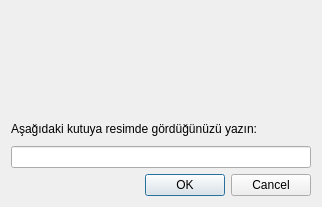
<ui version="4.0" >
 <class>CaptchaDialog</class>
 <widget class="QDialog" name="CaptchaDialog" >
  <property name="geometry" >
   <rect>
    <x>0</x>
    <y>0</y>
    <width>318</width>
    <height>207</height>
   </rect>
  </property>
  <property name="windowTitle" >
   <string>Kotacı</string>
  </property>
  <property name="windowIcon" >
   <iconset resource="../data/kotaci.qrc" >:/icons/ok.png</iconset>
  </property>
  <layout class="QGridLayout" >
   <item row="0" column="0" >
    <widget class="QLabel" name="captcha" >
     <property name="minimumSize" >
      <size>
       <width>300</width>
       <height>100</height>
      </size>
     </property>
     <property name="text" >
      <string/>
     </property>
     <property name="alignment" >
      <set>Qt::AlignCenter</set>
     </property>
     <property name="wordWrap" >
      <bool>true</bool>
     </property>
    </widget>
   </item>
   <item row="1" column="0" >
    <widget class="QLabel" name="label" >
     <property name="text" >
      <string>Aşağıdaki kutuya resimde gördüğünüzü yazın:</string>
     </property>
    </widget>
   </item>
   <item row="2" column="0" >
    <widget class="QLineEdit" name="lineEdit" />
   </item>
   <item row="3" column="0" >
    <widget class="QDialogButtonBox" name="buttonBox" >
     <property name="orientation" >
      <enum>Qt::Horizontal</enum>
     </property>
     <property name="standardButtons" >
      <set>QDialogButtonBox::Cancel|QDialogButtonBox::NoButton|QDialogButtonBox::Ok</set>
     </property>
    </widget>
   </item>
  </layout>
 </widget>
 <resources>
  <include location="kotaci.qrc" />
  <include location="../data/kotaci.qrc" />
 </resources>
 <connections>
  <connection>
   <sender>buttonBox</sender>
   <signal>accepted()</signal>
   <receiver>CaptchaDialog</receiver>
   <slot>accept()</slot>
   <hints>
    <hint type="sourcelabel" >
     <x>248</x>
     <y>254</y>
    </hint>
    <hint type="destinationlabel" >
     <x>157</x>
     <y>274</y>
    </hint>
   </hints>
  </connection>
  <connection>
   <sender>buttonBox</sender>
   <signal>rejected()</signal>
   <receiver>CaptchaDialog</receiver>
   <slot>reject()</slot>
   <hints>
    <hint type="sourcelabel" >
     <x>316</x>
     <y>260</y>
    </hint>
    <hint type="destinationlabel" >
     <x>286</x>
     <y>274</y>
    </hint>
   </hints>
  </connection>
 </connections>
</ui>
